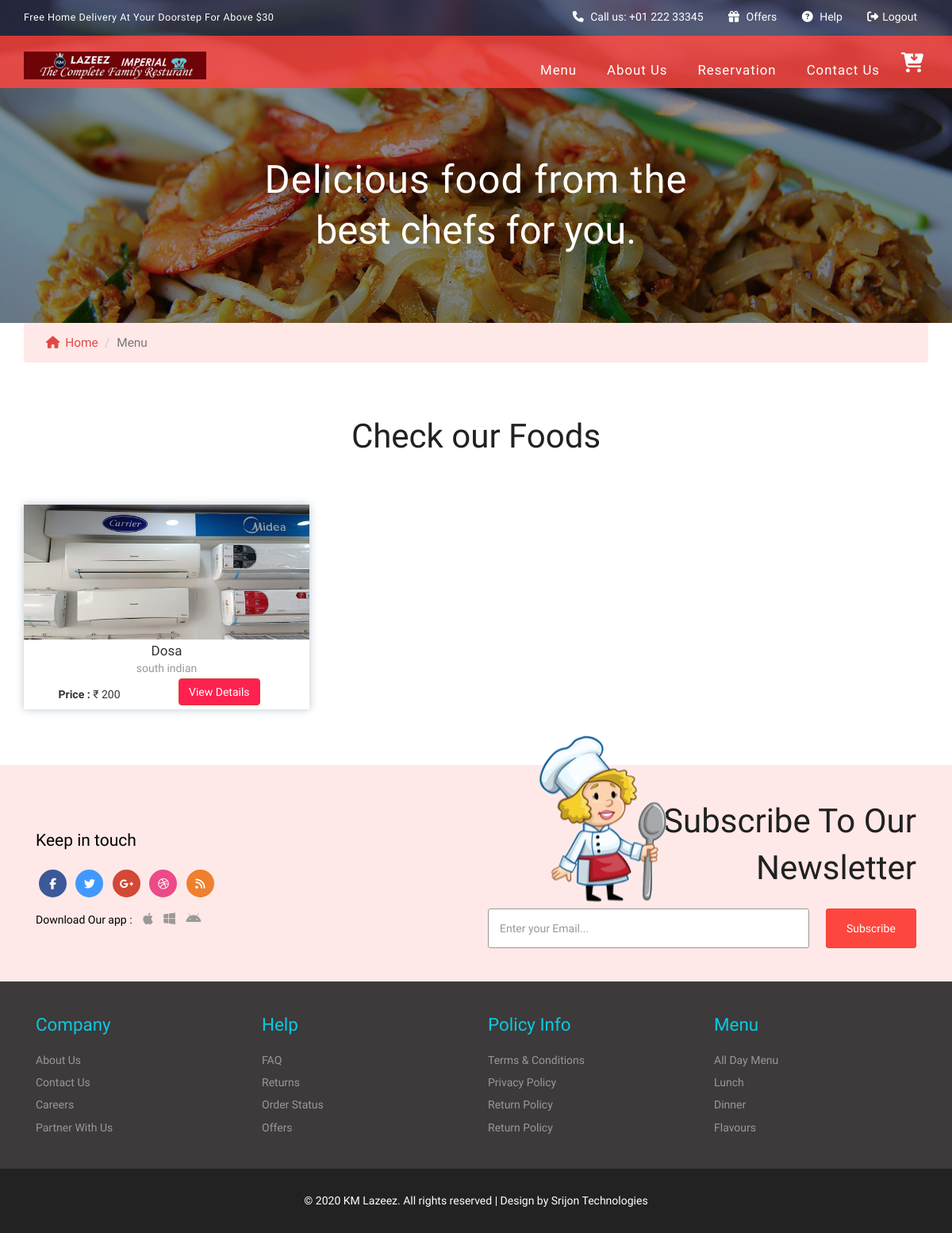
Before: /customer/user_foods.php with the older database file.
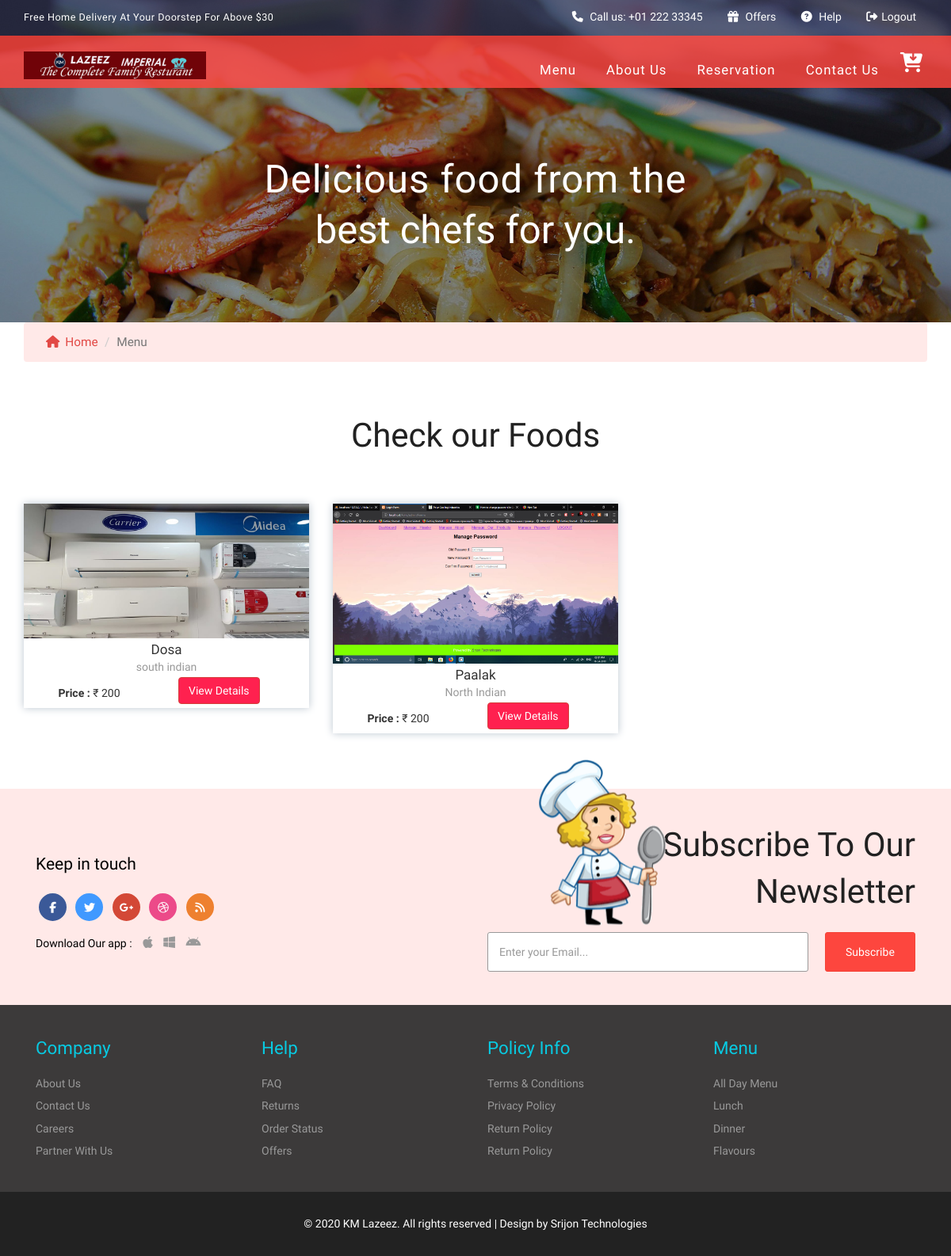
After: the same page with the newer database file.
### tables this page shows
CREATE TABLE `foodgallery` (
  `id` int(11) NOT NULL,
  `name` text NOT NULL,
  `image` longtext NOT NULL,
  `category` varchar(255) NOT NULL,
  `price` varchar(255) NOT NULL
);

### customer/user_foods.php (the view, shortened to what this page needs)
<!DOCTYPE html>
<html lang="en">
<head>
	<link href="css/bootstrap.css" type="text/css" rel="stylesheet" media="all">
	<link href="css/style.css" type="text/css" rel="stylesheet" media="all">
	<link href="css/font-awesome.css" rel="stylesheet">
</head>
<body>
	<div class="banner about-w3bnr">
		<?php
		include("Include/header.php");
		?>
		<div class="banner-text">
			<div class="container">
				<center>
					<h2>Delicious food from the <br> <span>Best Chefs For you.</span></h2>
				</center>
			</div>
		</div>
	</div>
	<div class="container">
		<ol class="breadcrumb w3l-crumbs">
			<li><a href="home.php"><i class="fa fa-home"></i> Home</a></li>
			<li class="active">Menu</li>
		</ol>
	</div>
	<div class="careers about">
		<div class="container">
			<h3 class="w3ls-title w3ls-title1">Check our Foods</h3>
			<div class="row deep">
				<?php
                        include("Include/config.php");
                        $sql = "SELECT * FROM foodgallery";
                        $result = mysqli_query($mysqli, $sql);
                        if (mysqli_num_rows($result) > 0) {
                        while($row = mysqli_fetch_assoc($result)) {
						?>
				<div class="col-md-4">
					<div class='blog-post-single fix'>
						<div class='post-media lfood'>
							<img class="img-responsive" style="height:50%;width:100%;" src="../admin/images/<?php echo $row['image']; ?>">
						</div>
						<div class='blog-details'>
							<div class='post-meta'>
								<h6 class='m-0'> <?php echo $row["name"]; ?></h6>
							</div>
							<div class='post-content'>
								<p class='mr1'><?php echo $row["category"]; ?></p>
								<div class='row'>
									<div class='col-md-6 dip' style='margin-top: 10px;'>
										<b>Price : </b> <span class='base-color'>₹ <?php echo $row["price"]; ?></span>
									</div>
									<div class='col-md-6'>
										<div class='default-btn'>
										<a href='itemfood.php?id="<?php echo $row['id']; ?>"'>
											<button type='submit' class='btn btn-danger'>View Details</button>
										</a>
										</div>
									</div>
								</div>
							</div>
						</div>
					</div>
				</div>
				<?php
                    }
                }else {
                    echo "There are no records available";
                }
      			  ?>
			</div>
		</div>
	</div>
	<div class="subscribe agileits-w3layouts">
		<div class="container">
			<div class="col-md-6 social-icons w3-agile-icons">
				<h4>Keep in touch</h4>
				<ul>
					<li><a href="#" class="fa fa-facebook icon facebook"> </a></li>
					<li><a href="#" class="fa fa-twitter icon twitter"> </a></li>
					<li><a href="#" class="fa fa-google-plus icon googleplus"> </a></li>
					<li><a href="#" class="fa fa-dribbble icon dribbble"> </a></li>
					<li><a href="#" class="fa fa-rss icon rss"> </a></li>
				</ul>
				<ul class="apps">
					<li>
						<h4>Download Our app : </h4>
					</li>
					<li><a href="#" class="fa fa-apple"></a></li>
					<li><a href="#" class="fa fa-windows"></a></li>
					<li><a href="#" class="fa fa-android"></a></li>
				</ul>
			</div>
			<div class="col-md-6 subscribe-right">
				<h3 class="w3ls-title">Subscribe to Our <br><span>Newsletter</span></h3>
				<form action="#" method="post">
					<input type="email" name="email" placeholder="Enter your Email..." required="">
					<input type="submit" value="Subscribe">
				</form>
				<img src="images/i1.png" class="sub-w3lsimg" alt="" />
			</div>
			<div class="clearfix"> </div>
		</div>
	</div>
	<?php
    include("include/footer.php");
    ?>
</body>
</html>

Changed rows visible on the page:
added foodgallery: image (picture), name "Paalak", category "North Indian", price "200"
